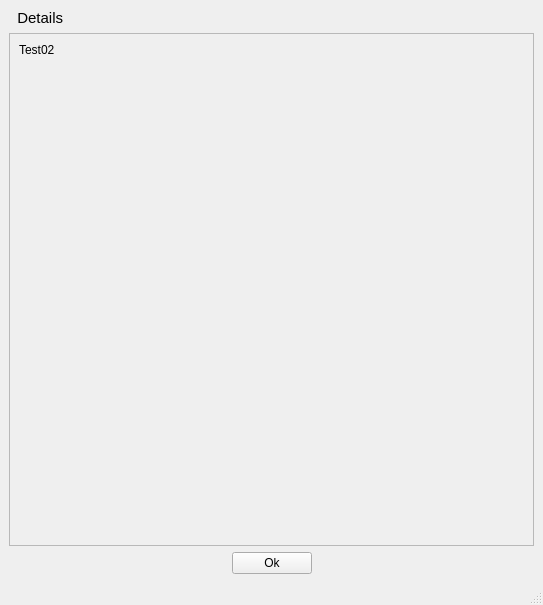
<?xml version="1.0" encoding="UTF-8"?>
<ui version="4.0">
 <class>win_details</class>
 <widget class="QMainWindow" name="win_details">
  <property name="geometry">
   <rect>
    <x>0</x>
    <y>0</y>
    <width>543</width>
    <height>605</height>
   </rect>
  </property>
  <property name="windowTitle">
   <string>MainWindow</string>
  </property>
  <widget class="QWidget" name="centralwidget">
   <layout class="QVBoxLayout" name="verticalLayout">
    <item>
     <widget class="QLabel" name="lbl_title">
      <property name="sizePolicy">
       <sizepolicy hsizetype="Preferred" vsizetype="Preferred">
        <horstretch>0</horstretch>
        <verstretch>0</verstretch>
       </sizepolicy>
      </property>
      <property name="font">
       <font>
        <pointsize>11</pointsize>
        <weight>50</weight>
        <bold>false</bold>
       </font>
      </property>
      <property name="text">
       <string>  Details</string>
      </property>
      <property name="textFormat">
       <enum>Qt::AutoText</enum>
      </property>
     </widget>
    </item>
    <item>
     <widget class="QScrollArea" name="scrollArea">
      <property name="widgetResizable">
       <bool>true</bool>
      </property>
      <widget class="QWidget" name="scrollAreaWidgetContents">
       <property name="geometry">
        <rect>
         <x>0</x>
         <y>0</y>
         <width>523</width>
         <height>489</height>
        </rect>
       </property>
       <layout class="QVBoxLayout" name="verticalLayout_2">
        <item>
         <widget class="QLabel" name="lbl_details">
          <property name="text">
           <string>Test02</string>
          </property>
          <property name="alignment">
           <set>Qt::AlignLeading|Qt::AlignLeft|Qt::AlignTop</set>
          </property>
          <property name="wordWrap">
           <bool>true</bool>
          </property>
         </widget>
        </item>
       </layout>
      </widget>
     </widget>
    </item>
    <item>
     <layout class="QHBoxLayout" name="horizontalLayout">
      <item>
       <spacer name="horizontalSpacer_2">
        <property name="orientation">
         <enum>Qt::Horizontal</enum>
        </property>
        <property name="sizeHint" stdset="0">
         <size>
          <width>40</width>
          <height>20</height>
         </size>
        </property>
       </spacer>
      </item>
      <item>
       <widget class="QPushButton" name="btn_ok">
        <property name="text">
         <string>Ok</string>
        </property>
       </widget>
      </item>
      <item>
       <spacer name="horizontalSpacer">
        <property name="orientation">
         <enum>Qt::Horizontal</enum>
        </property>
        <property name="sizeHint" stdset="0">
         <size>
          <width>40</width>
          <height>20</height>
         </size>
        </property>
       </spacer>
      </item>
     </layout>
    </item>
   </layout>
  </widget>
  <widget class="QMenuBar" name="menubar">
   <property name="geometry">
    <rect>
     <x>0</x>
     <y>0</y>
     <width>543</width>
     <height>21</height>
    </rect>
   </property>
  </widget>
  <widget class="QStatusBar" name="statusbar"/>
 </widget>
 <resources/>
 <connections/>
</ui>
